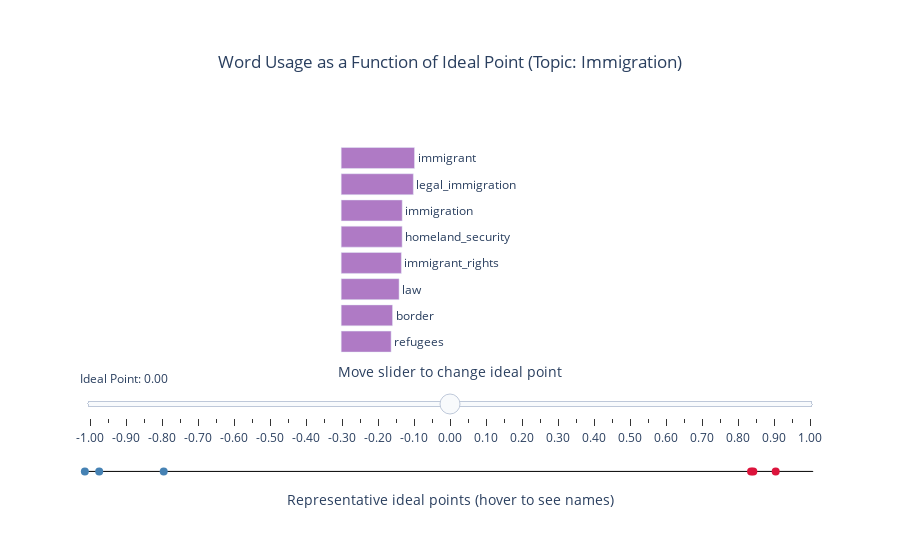

The notebook cell saved with this chart:
### Code cell
show_interactive(1)

### Figure 1 — Plotly figure (JSON) as saved in the notebook; plotly's stock layout.template omitted (floating-point values rounded to 4 significant figures)
{"data": [{"hoverinfo": "skip", "line": {"color": "black", "width": 1}, "marker": {"size": 1}, "type": "scatter", "x": [-1, 1], "y": [-0.53, -0.53]}, {"hoverinfo": "x+text", "marker": {"color": ["steelblue", "crimson", "steelblue", "crimson", "crimson", "steelblue"], "size": 8}, "mode": "markers", "text": ["Alex (D)", "John (R)", "Justicia (D)", "Lauren (R)", "Mark (R)", "Mona (D)"], "type": "scatter", "x": [-0.7892, 0.8979, -1.007, 0.8362, 0.8299, -0.9671], "y": [-0.53, -0.53, -0.53, -0.53, -0.53, -0.53]}, {"base": -0.3, "dy": 0.214, "hoverinfo": "skip", "marker": {"color": "rgb(175,122,197)"}, "orientation": "h", "text": ["dreamer", "daca", "broken_system", "refugees", "legal_immigration", "immigrant_rights", "immigrant", "america"], "textposition": "outside", "type": "bar", "visible": false, "x": [0.3051, 0.317, 0.3243, 0.3289, 0.3291, 0.3586, 0.3646, 0.389], "y0": 0.529}, {"base": -0.3, "dy": 0.214, "hoverinfo": "skip", "marker": {"color": "rgb(175,122,197)"}, "orientation": "h", "text": ["dreamer", "daca", "broken_system", "refugees", "legal_immigration", "immigrant_rights", "immigrant", "america"], "textposition": "outside", "type": "bar", "visible": false, "x": [0.282, 0.2932, 0.2995, 0.3136, 0.3201, 0.3438, 0.3528, 0.3655], "y0": 0.529}, {"base": -0.3, "dy": 0.214, "hoverinfo": "skip", "marker": {"color": "rgb(175,122,197)"}, "orientation": "h", "text": ["comprehensive_immigration_reform", "daca", "broken_system", "refugees", "legal_immigration", "immigrant_rights", "immigrant", "america"], "textposition": "outside", "type": "bar", "visible": false, "x": [0.2608, 0.2712, 0.2767, 0.2991, 0.3114, 0.3297, 0.3416, 0.3436], "y0": 0.529}, {"base": -0.3, "dy": 0.214, "hoverinfo": "skip", "marker": {"color": "rgb(175,122,197)"}, "orientation": "h", "text": ["comprehensive_immigration_reform", "daca", "broken_system", "refugees", "legal_immigration", "immigrant_rights", "america", "immigrant"], "textposition": "outside", "type": "bar", "visible": false, "x": [0.2414, 0.2509, 0.2557, 0.2853, 0.3029, 0.3162, 0.323, 0.3307], "y0": 0.529}, {"base": -0.3, "dy": 0.214, "hoverinfo": "skip", "marker": {"color": "rgb(175,122,197)"}, "orientation": "h", "text": ["comprehensive_immigration_reform", "daca", "broken_system", "refugees", "legal_immigration", "immigrant_rights", "america", "immigrant"], "textposition": "outside", "type": "bar", "visible": false, "x": [0.2235, 0.2322, 0.2364, 0.2722, 0.2947, 0.3033, 0.3038, 0.3202], "y0": 0.529}, {"base": -0.3, "dy": 0.214, "hoverinfo": "skip", "marker": {"color": "rgb(175,122,197)"}, "orientation": "h", "text": ["comprehensive_immigration_reform", "daca", "broken_system", "refugees", "america", "legal_immigration", "immigrant_rights", "immigrant"], "textposition": "outside", "type": "bar", "visible": false, "x": [0.207, 0.2149, 0.2186, 0.2598, 0.2857, 0.2868, 0.291, 0.3102], "y0": 0.529}, {"base": -0.3, "dy": 0.214, "hoverinfo": "skip", "marker": {"color": "rgb(175,122,197)"}, "orientation": "h", "text": ["comprehensive_immigration_reform", "daca", "broken_system", "refugees", "america", "legal_immigration", "immigrant_rights", "immigrant"], "textposition": "outside", "type": "bar", "visible": false, "x": [0.1918, 0.199, 0.2021, 0.248, 0.2688, 0.2791, 0.2793, 0.3005], "y0": 0.529}, {"base": -0.3, "dy": 0.214, "hoverinfo": "skip", "marker": {"color": "rgb(175,122,197)"}, "orientation": "h", "text": ["comprehensive_immigration_reform", "daca", "broken_system", "refugees", "america", "immigrant_rights", "legal_immigration", "immigrant"], "textposition": "outside", "type": "bar", "visible": false, "x": [0.1777, 0.1843, 0.1869, 0.2367, 0.253, 0.268, 0.2717, 0.2911], "y0": 0.529}, {"base": -0.3, "dy": 0.214, "hoverinfo": "skip", "marker": {"color": "rgb(175,122,197)"}, "orientation": "h", "text": ["comprehensive_immigration_reform", "daca", "broken_system", "refugees", "america", "immigrant_rights", "legal_immigration", "immigrant"], "textposition": "outside", "type": "bar", "visible": false, "x": [0.1647, 0.1707, 0.173, 0.226, 0.2381, 0.2573, 0.2645, 0.2821], "y0": 0.529}, {"base": -0.3, "dy": 0.214, "hoverinfo": "skip", "marker": {"color": "rgb(175,122,197)"}, "orientation": "h", "text": ["comprehensive_immigration_reform", "daca", "broken_system", "refugees", "america", "immigrant_rights", "legal_immigration", "immigrant"], "textposition": "outside", "type": "bar", "visible": false, "x": [0.1527, 0.1582, 0.1601, 0.2159, 0.2242, 0.247, 0.2576, 0.2735], "y0": 0.529}, {"base": -0.3, "dy": 0.214, "hoverinfo": "skip", "marker": {"color": "rgb(175,122,197)"}, "orientation": "h", "text": ["comprehensive_immigration_reform", "daca", "broken_system", "refugees", "america", "immigrant_rights", "legal_immigration", "immigrant"], "textposition": "outside", "type": "bar", "visible": false, "x": [0.1416, 0.1466, 0.1482, 0.2062, 0.2111, 0.2372, 0.2508, 0.2651], "y0": 0.529}, {"base": -0.3, "dy": 0.214, "hoverinfo": "skip", "marker": {"color": "rgb(175,122,197)"}, "orientation": "h", "text": ["homeland_security", "daca", "broken_system", "refugees", "america", "immigrant_rights", "legal_immigration", "immigrant"], "textposition": "outside", "type": "bar", "visible": false, "x": [0.1345, 0.1359, 0.1372, 0.197, 0.1988, 0.2278, 0.2443, 0.2571], "y0": 0.529}, {"base": -0.3, "dy": 0.214, "hoverinfo": "skip", "marker": {"color": "rgb(175,122,197)"}, "orientation": "h", "text": ["law", "immigration", "homeland_security", "america", "refugees", "immigrant_rights", "legal_immigration", "immigrant"], "textposition": "outside", "type": "bar", "visible": false, "x": [0.1338, 0.1349, 0.1382, 0.1873, 0.1882, 0.2188, 0.238, 0.2493], "y0": 0.529}, {"base": -0.3, "dy": 0.214, "hoverinfo": "skip", "marker": {"color": "rgb(175,122,197)"}, "orientation": "h", "text": ["law", "immigration", "homeland_security", "america", "refugees", "immigrant_rights", "legal_immigration", "immigrant"], "textposition": "outside", "type": "bar", "visible": false, "x": [0.1371, 0.1391, 0.142, 0.1765, 0.1799, 0.2102, 0.2319, 0.2418], "y0": 0.529}, {"base": -0.3, "dy": 0.214, "hoverinfo": "skip", "marker": {"color": "rgb(175,122,197)"}, "orientation": "h", "text": ["law", "immigration", "homeland_security", "america", "refugees", "immigrant_rights", "legal_immigration", "immigrant"], "textposition": "outside", "type": "bar", "visible": false, "x": [0.1406, 0.1435, 0.146, 0.1664, 0.172, 0.202, 0.2259, 0.2346], "y0": 0.529}, {"base": -0.3, "dy": 0.214, "hoverinfo": "skip", "marker": {"color": "rgb(175,122,197)"}, "orientation": "h", "text": ["law", "immigration", "homeland_security", "america", "refugees", "immigrant_rights", "legal_immigration", "immigrant"], "textposition": "outside", "type": "bar", "visible": false, "x": [0.1441, 0.1481, 0.1501, 0.1569, 0.1644, 0.1941, 0.2202, 0.2277], "y0": 0.529}, {"base": -0.3, "dy": 0.214, "hoverinfo": "skip", "marker": {"color": "rgb(175,122,197)"}, "orientation": "h", "text": ["law", "america", "immigration", "homeland_security", "refugees", "immigrant_rights", "legal_immigration", "immigrant"], "textposition": "outside", "type": "bar", "visible": false, "x": [0.1478, 0.1479, 0.1528, 0.1544, 0.1572, 0.1866, 0.2146, 0.2209], "y0": 0.529}, {"base": -0.3, "dy": 0.214, "hoverinfo": "skip", "marker": {"color": "rgb(175,122,197)"}, "orientation": "h", "text": ["america", "refugees", "law", "immigration", "homeland_security", "immigrant_rights", "legal_immigration", "immigrant"], "textposition": "outside", "type": "bar", "visible": false, "x": [0.1396, 0.1504, 0.1516, 0.1578, 0.1588, 0.1794, 0.2092, 0.2145], "y0": 0.529}, {"base": -0.3, "dy": 0.214, "hoverinfo": "skip", "marker": {"color": "rgb(175,122,197)"}, "orientation": "h", "text": ["border", "refugees", "law", "immigration", "homeland_security", "immigrant_rights", "legal_immigration", "immigrant"], "textposition": "outside", "type": "bar", "visible": false, "x": [0.1376, 0.1439, 0.1556, 0.1629, 0.1633, 0.1725, 0.204, 0.2082], "y0": 0.529}, {"base": -0.3, "dy": 0.214, "hoverinfo": "skip", "marker": {"color": "rgb(175,122,197)"}, "orientation": "h", "text": ["refugees", "border", "law", "immigrant_rights", "homeland_security", "immigration", "legal_immigration", "immigrant"], "textposition": "outside", "type": "bar", "visible": true, "x": [0.1377, 0.1416, 0.1596, 0.1659, 0.168, 0.1682, 0.1989, 0.2022], "y0": 0.529}, {"base": -0.3, "dy": 0.214, "hoverinfo": "skip", "marker": {"color": "rgb(175,122,197)"}, "orientation": "h", "text": ["refugees", "border", "immigrant_rights", "law", "homeland_security", "immigration", "legal_immigration", "immigrant"], "textposition": "outside", "type": "bar", "visible": false, "x": [0.1318, 0.1457, 0.1596, 0.1639, 0.1729, 0.1738, 0.194, 0.1964], "y0": 0.529}, {"base": -0.3, "dy": 0.214, "hoverinfo": "skip", "marker": {"color": "rgb(175,122,197)"}, "orientation": "h", "text": ["refugees", "border", "immigrant_rights", "law", "homeland_security", "immigration", "legal_immigration", "immigrant"], "textposition": "outside", "type": "bar", "visible": false, "x": [0.1261, 0.15, 0.1535, 0.1682, 0.178, 0.1796, 0.1893, 0.1908], "y0": 0.529}, {"base": -0.3, "dy": 0.214, "hoverinfo": "skip", "marker": {"color": "rgb(175,122,197)"}, "orientation": "h", "text": ["refugees", "immigrant_rights", "border", "law", "homeland_security", "legal_immigration", "immigrant", "immigration"], "textposition": "outside", "type": "bar", "visible": false, "x": [0.1208, 0.1477, 0.1544, 0.1727, 0.1833, 0.1846, 0.1854, 0.1856], "y0": 0.529}, {"base": -0.3, "dy": 0.214, "hoverinfo": "skip", "marker": {"color": "rgb(175,122,197)"}, "orientation": "h", "text": ["secure", "immigrant_rights", "border", "law", "immigrant", "legal_immigration", "homeland_security", "immigration"], "textposition": "outside", "type": "bar", "visible": false, "x": [0.1262, 0.1421, 0.159, 0.1774, 0.1801, 0.1802, 0.1887, 0.1918], "y0": 0.529}, {"base": -0.3, "dy": 0.214, "hoverinfo": "skip", "marker": {"color": "rgb(175,122,197)"}, "orientation": "h", "text": ["secure", "immigrant_rights", "border", "immigrant", "legal_immigration", "law", "homeland_security", "immigration"], "textposition": "outside", "type": "bar", "visible": false, "x": [0.1333, 0.1368, 0.1638, 0.1751, 0.1758, 0.1822, 0.1944, 0.1983], "y0": 0.529}, {"base": -0.3, "dy": 0.214, "hoverinfo": "skip", "marker": {"color": "rgb(175,122,197)"}, "orientation": "h", "text": ["immigrant_rights", "secure", "border", "immigrant", "legal_immigration", "law", "homeland_security", "immigration"], "textposition": "outside", "type": "bar", "visible": false, "x": [0.1317, 0.1409, 0.1687, 0.1702, 0.1716, 0.1872, 0.2003, 0.2051], "y0": 0.529}, {"base": -0.3, "dy": 0.214, "hoverinfo": "skip", "marker": {"color": "rgb(175,122,197)"}, "orientation": "h", "text": ["immigrant_rights", "secure", "immigrant", "legal_immigration", "border", "law", "homeland_security", "immigration"], "textposition": "outside", "type": "bar", "visible": false, "x": [0.1268, 0.149, 0.1655, 0.1675, 0.1738, 0.1923, 0.2063, 0.2121], "y0": 0.529}, {"base": -0.3, "dy": 0.214, "hoverinfo": "skip", "marker": {"color": "rgb(175,122,197)"}, "orientation": "h", "text": ["enforce", "secure", "immigrant", "legal_immigration", "border", "law", "homeland_security", "immigration"], "textposition": "outside", "type": "bar", "visible": false, "x": [0.1361, 0.1575, 0.1609, 0.1636, 0.179, 0.1976, 0.2127, 0.2195], "y0": 0.529}, {"base": -0.3, "dy": 0.214, "hoverinfo": "skip", "marker": {"color": "rgb(175,122,197)"}, "orientation": "h", "text": ["enforce", "immigrant", "legal_immigration", "secure", "border", "law", "homeland_security", "immigration"], "textposition": "outside", "type": "bar", "visible": false, "x": [0.1465, 0.1565, 0.1597, 0.1666, 0.1845, 0.2032, 0.2192, 0.2271], "y0": 0.529}, {"base": -0.3, "dy": 0.214, "hoverinfo": "skip", "marker": {"color": "rgb(175,122,197)"}, "orientation": "h", "text": ["illegal", "legal_immigration", "enforce", "secure", "border", "law", "homeland_security", "immigration"], "textposition": "outside", "type": "bar", "visible": false, "x": [0.1545, 0.156, 0.1578, 0.1763, 0.1902, 0.2089, 0.226, 0.2351], "y0": 0.529}, {"base": -0.3, "dy": 0.214, "hoverinfo": "skip", "marker": {"color": "rgb(175,122,197)"}, "orientation": "h", "text": ["amnesty", "illegal", "enforce", "secure", "border", "law", "homeland_security", "immigration"], "textposition": "outside", "type": "bar", "visible": false, "x": [0.1591, 0.1666, 0.1701, 0.1865, 0.1961, 0.2148, 0.233, 0.2434], "y0": 0.529}, {"base": -0.3, "dy": 0.214, "hoverinfo": "skip", "marker": {"color": "rgb(175,122,197)"}, "orientation": "h", "text": ["amnesty", "illegal", "enforce", "secure", "border", "law", "homeland_security", "immigration"], "textposition": "outside", "type": "bar", "visible": false, "x": [0.1711, 0.1796, 0.1833, 0.1974, 0.2021, 0.2209, 0.2404, 0.252], "y0": 0.529}, {"base": -0.3, "dy": 0.214, "hoverinfo": "skip", "marker": {"color": "rgb(175,122,197)"}, "orientation": "h", "text": ["amnesty", "illegal", "enforce", "border", "secure", "law", "homeland_security", "immigration"], "textposition": "outside", "type": "bar", "visible": false, "x": [0.1841, 0.1937, 0.1977, 0.2085, 0.209, 0.2272, 0.248, 0.261], "y0": 0.529}, {"base": -0.3, "dy": 0.214, "hoverinfo": "skip", "marker": {"color": "rgb(175,122,197)"}, "orientation": "h", "text": ["amnesty", "illegal", "enforce", "border", "secure", "law", "homeland_security", "immigration"], "textposition": "outside", "type": "bar", "visible": false, "x": [0.1981, 0.2089, 0.2132, 0.215, 0.2213, 0.2338, 0.2559, 0.2704], "y0": 0.529}, {"base": -0.3, "dy": 0.214, "hoverinfo": "skip", "marker": {"color": "rgb(175,122,197)"}, "orientation": "h", "text": ["amnesty", "border", "illegal", "enforce", "secure", "law", "homeland_security", "immigration"], "textposition": "outside", "type": "bar", "visible": false, "x": [0.2132, 0.2218, 0.2255, 0.23, 0.2344, 0.2406, 0.264, 0.2802], "y0": 0.529}, {"base": -0.3, "dy": 0.214, "hoverinfo": "skip", "marker": {"color": "rgb(175,122,197)"}, "orientation": "h", "text": ["border", "amnesty", "illegal", "law", "enforce", "secure", "homeland_security", "immigration"], "textposition": "outside", "type": "bar", "visible": false, "x": [0.2288, 0.2295, 0.2434, 0.2477, 0.2482, 0.2483, 0.2726, 0.2904], "y0": 0.529}, {"base": -0.3, "dy": 0.214, "hoverinfo": "skip", "marker": {"color": "rgb(175,122,197)"}, "orientation": "h", "text": ["illegal_immigrants", "amnesty", "law", "illegal", "secure", "enforce", "homeland_security", "immigration"], "textposition": "outside", "type": "bar", "visible": false, "x": [0.2466, 0.2472, 0.255, 0.2628, 0.2632, 0.268, 0.2814, 0.301], "y0": 0.529}, {"base": -0.3, "dy": 0.214, "hoverinfo": "skip", "marker": {"color": "rgb(175,122,197)"}, "orientation": "h", "text": ["law", "illegal_immigrants", "amnesty", "secure", "illegal", "enforce", "homeland_security", "immigration"], "textposition": "outside", "type": "bar", "visible": false, "x": [0.2625, 0.2658, 0.2662, 0.279, 0.2838, 0.2894, 0.2906, 0.3121], "y0": 0.529}, {"base": -0.3, "dy": 0.214, "hoverinfo": "skip", "marker": {"color": "rgb(175,122,197)"}, "orientation": "h", "text": ["law", "illegal_immigrants", "amnesty", "secure", "homeland_security", "illegal", "enforce", "immigration"], "textposition": "outside", "type": "bar", "visible": false, "x": [0.2704, 0.2867, 0.2868, 0.2958, 0.3001, 0.3067, 0.3126, 0.3237], "y0": 0.529}, {"base": -0.3, "dy": 0.214, "hoverinfo": "skip", "marker": {"color": "rgb(175,122,197)"}, "orientation": "h", "text": ["wall", "amnesty", "illegal_immigrants", "homeland_security", "secure", "illegal", "immigration", "enforce"], "textposition": "outside", "type": "bar", "visible": false, "x": [0.2786, 0.3091, 0.3092, 0.31, 0.3137, 0.3314, 0.3358, 0.3377], "y0": 0.529}, {"base": -0.3, "dy": 0.214, "hoverinfo": "skip", "marker": {"color": "rgb(175,122,197)"}, "orientation": "h", "text": ["wall", "homeland_security", "secure", "amnesty", "illegal_immigrants", "immigration", "illegal", "enforce"], "textposition": "outside", "type": "bar", "visible": false, "x": [0.2995, 0.3204, 0.3327, 0.3332, 0.3336, 0.3484, 0.3583, 0.3651], "y0": 0.529}], "layout": {"annotations": [{"font": {"size": 14}, "showarrow": false, "text": "Move slider to change ideal point", "x": 0.5, "xref": "paper", "y": 0.255, "yref": "paper"}], "paper_bgcolor": "rgba(0,0,0,0)", "plot_bgcolor": "rgba(0,0,0,0)", "showlegend": false, "sliders": [{"active": 20, "currentvalue": {"prefix": "Ideal Point: "}, "steps": [{"args": [{"visible": [true, true, true, false, false, false, false, false, false, false, false, false, false, false, false, false, false, false, false, false, false, false, false, false, false, false, false, false, false, false, false, false, false, false, false, false, false, false, false, false, false, false, false]}], "label": "-1.00", "method": "update"}, {"args": [{"visible": [true, true, false, true, false, false, false, false, false, false, false, false, false, false, false, false, false, false, false, false, false, false, false, false, false, false, false, false, false, false, false, false, false, false, false, false, false, false, false, false, false, false, false]}], "label": "-0.95", "method": "update"}, {"args": [{"visible": [true, true, false, false, true, false, false, false, false, false, false, false, false, false, false, false, false, false, false, false, false, false, false, false, false, false, false, false, false, false, false, false, false, false, false, false, false, false, false, false, false, false, false]}], "label": "-0.90", "method": "update"}, {"args": [{"visible": [true, true, false, false, false, true, false, false, false, false, false, false, false, false, false, false, false, false, false, false, false, false, false, false, false, false, false, false, false, false, false, false, false, false, false, false, false, false, false, false, false, false, false]}], "label": "-0.85", "method": "update"}, {"args": [{"visible": [true, true, false, false, false, false, true, false, false, false, false, false, false, false, false, false, false, false, false, false, false, false, false, false, false, false, false, false, false, false, false, false, false, false, false, false, false, false, false, false, false, false, false]}], "label": "-0.80", "method": "update"}, {"args": [{"visible": [true, true, false, false, false, false, false, true, false, false, false, false, false, false, false, false, false, false, false, false, false, false, false, false, false, false, false, false, false, false, false, false, false, false, false, false, false, false, false, false, false, false, false]}], "label": "-0.75", "method": "update"}, {"args": [{"visible": [true, true, false, false, false, false, false, false, true, false, false, false, false, false, false, false, false, false, false, false, false, false, false, false, false, false, false, false, false, false, false, false, false, false, false, false, false, false, false, false, false, false, false]}], "label": "-0.70", "method": "update"}, {"args": [{"visible": [true, true, false, false, false, false, false, false, false, true, false, false, false, false, false, false, false, false, false, false, false, false, false, false, false, false, false, false, false, false, false, false, false, false, false, false, false, false, false, false, false, false, false]}], "label": "-0.65", "method": "update"}, {"args": [{"visible": [true, true, false, false, false, false, false, false, false, false, true, false, false, false, false, false, false, false, false, false, false, false, false, false, false, false, false, false, false, false, false, false, false, false, false, false, false, false, false, false, false, false, false]}], "label": "-0.60", "method": "update"}, {"args": [{"visible": [true, true, false, false, false, false, false, false, false, false, false, true, false, false, false, false, false, false, false, false, false, false, false, false, false, false, false, false, false, false, false, false, false, false, false, false, false, false, false, false, false, false, false]}], "label": "-0.55", "method": "update"}, {"args": [{"visible": [true, true, false, false, false, false, false, false, false, false, false, false, true, false, false, false, false, false, false, false, false, false, false, false, false, false, false, false, false, false, false, false, false, false, false, false, false, false, false, false, false, false, false]}], "label": "-0.50", "method": "update"}, {"args": [{"visible": [true, true, false, false, false, false, false, false, false, false, false, false, false, true, false, false, false, false, false, false, false, false, false, false, false, false, false, false, false, false, false, false, false, false, false, false, false, false, false, false, false, false, false]}], "label": "-0.45", "method": "update"}, {"args": [{"visible": [true, true, false, false, false, false, false, false, false, false, false, false, false, false, true, false, false, false, false, false, false, false, false, false, false, false, false, false, false, false, false, false, false, false, false, false, false, false, false, false, false, false, false]}], "label": "-0.40", "method": "update"}, {"args": [{"visible": [true, true, false, false, false, false, false, false, false, false, false, false, false, false, false, true, false, false, false, false, false, false, false, false, false, false, false, false, false, false, false, false, false, false, false, false, false, false, false, false, false, false, false]}], "label": "-0.35", "method": "update"}, {"args": [{"visible": [true, true, false, false, false, false, false, false, false, false, false, false, false, false, false, false, true, false, false, false, false, false, false, false, false, false, false, false, false, false, false, false, false, false, false, false, false, false, false, false, false, false, false]}], "label": "-0.30", "method": "update"}, {"args": [{"visible": [true, true, false, false, false, false, false, false, false, false, false, false, false, false, false, false, false, true, false, false, false, false, false, false, false, false, false, false, false, false, false, false, false, false, false, false, false, false, false, false, false, false, false]}], "label": "-0.25", "method": "update"}, {"args": [{"visible": [true, true, false, false, false, false, false, false, false, false, false, false, false, false, false, false, false, false, true, false, false, false, false, false, false, false, false, false, false, false, false, false, false, false, false, false, false, false, false, false, false, false, false]}], "label": "-0.20", "method": "update"}, {"args": [{"visible": [true, true, false, false, false, false, false, false, false, false, false, false, false, false, false, false, false, false, false, true, false, false, false, false, false, false, false, false, false, false, false, false, false, false, false, false, false, false, false, false, false, false, false]}], "label": "-0.15", "method": "update"}, {"args": [{"visible": [true, true, false, false, false, false, false, false, false, false, false, false, false, false, false, false, false, false, false, false, true, false, false, false, false, false, false, false, false, false, false, false, false, false, false, false, false, false, false, false, false, false, false]}], "label": "-0.10", "method": "update"}, {"args": [{"visible": [true, true, false, false, false, false, false, false, false, false, false, false, false, false, false, false, false, false, false, false, false, true, false, false, false, false, false, false, false, false, false, false, false, false, false, false, false, false, false, false, false, false, false]}], "label": "-0.05", "method": "update"}, {"args": [{"visible": [true, true, false, false, false, false, false, false, false, false, false, false, false, false, false, false, false, false, false, false, false, false, true, false, false, false, false, false, false, false, false, false, false, false, false, false, false, false, false, false, false, false, false]}], "label": "0.00", "method": "update"}, {"args": [{"visible": [true, true, false, false, false, false, false, false, false, false, false, false, false, false, false, false, false, false, false, false, false, false, false, true, false, false, false, false, false, false, false, false, false, false, false, false, false, false, false, false, false, false, false]}], "label": "0.05", "method": "update"}, {"args": [{"visible": [true, true, false, false, false, false, false, false, false, false, false, false, false, false, false, false, false, false, false, false, false, false, false, false, true, false, false, false, false, false, false, false, false, false, false, false, false, false, false, false, false, false, false]}], "label": "0.10", "method": "update"}, {"args": [{"visible": [true, true, false, false, false, false, false, false, false, false, false, false, false, false, false, false, false, false, false, false, false, false, false, false, false, true, false, false, false, false, false, false, false, false, false, false, false, false, false, false, false, false, false]}], "label": "0.15", "method": "update"}, {"args": [{"visible": [true, true, false, false, false, false, false, false, false, false, false, false, false, false, false, false, false, false, false, false, false, false, false, false, false, false, true, false, false, false, false, false, false, false, false, false, false, false, false, false, false, false, false]}], "label": "0.20", "method": "update"}, {"args": [{"visible": [true, true, false, false, false, false, false, false, false, false, false, false, false, false, false, false, false, false, false, false, false, false, false, false, false, false, false, true, false, false, false, false, false, false, false, false, false, false, false, false, false, false, false]}], "label": "0.25", "method": "update"}, {"args": [{"visible": [true, true, false, false, false, false, false, false, false, false, false, false, false, false, false, false, false, false, false, false, false, false, false, false, false, false, false, false, true, false, false, false, false, false, false, false, false, false, false, false, false, false, false]}], "label": "0.30", "method": "update"}, {"args": [{"visible": [true, true, false, false, false, false, false, false, false, false, false, false, false, false, false, false, false, false, false, false, false, false, false, false, false, false, false, false, false, true, false, false, false, false, false, false, false, false, false, false, false, false, false]}], "label": "0.35", "method": "update"}, {"args": [{"visible": [true, true, false, false, false, false, false, false, false, false, false, false, false, false, false, false, false, false, false, false, false, false, false, false, false, false, false, false, false, false, true, false, false, false, false, false, false, false, false, false, false, false, false]}], "label": "0.40", "method": "update"}, {"args": [{"visible": [true, true, false, false, false, false, false, false, false, false, false, false, false, false, false, false, false, false, false, false, false, false, false, false, false, false, false, false, false, false, false, true, false, false, false, false, false, false, false, false, false, false, false]}], "label": "0.45", "method": "update"}, {"args": [{"visible": [true, true, false, false, false, false, false, false, false, false, false, false, false, false, false, false, false, false, false, false, false, false, false, false, false, false, false, false, false, false, false, false, true, false, false, false, false, false, false, false, false, false, false]}], "label": "0.50", "method": "update"}, {"args": [{"visible": [true, true, false, false, false, false, false, false, false, false, false, false, false, false, false, false, false, false, false, false, false, false, false, false, false, false, false, false, false, false, false, false, false, true, false, false, false, false, false, false, false, false, false]}], "label": "0.55", "method": "update"}, {"args": [{"visible": [true, true, false, false, false, false, false, false, false, false, false, false, false, false, false, false, false, false, false, false, false, false, false, false, false, false, false, false, false, false, false, false, false, false, true, false, false, false, false, false, false, false, false]}], "label": "0.60", "method": "update"}, {"args": [{"visible": [true, true, false, false, false, false, false, false, false, false, false, false, false, false, false, false, false, false, false, false, false, false, false, false, false, false, false, false, false, false, false, false, false, false, false, true, false, false, false, false, false, false, false]}], "label": "0.65", "method": "update"}, {"args": [{"visible": [true, true, false, false, false, false, false, false, false, false, false, false, false, false, false, false, false, false, false, false, false, false, false, false, false, false, false, false, false, false, false, false, false, false, false, false, true, false, false, false, false, false, false]}], "label": "0.70", "method": "update"}, {"args": [{"visible": [true, true, false, false, false, false, false, false, false, false, false, false, false, false, false, false, false, false, false, false, false, false, false, false, false, false, false, false, false, false, false, false, false, false, false, false, false, true, false, false, false, false, false]}], "label": "0.75", "method": "update"}, {"args": [{"visible": [true, true, false, false, false, false, false, false, false, false, false, false, false, false, false, false, false, false, false, false, false, false, false, false, false, false, false, false, false, false, false, false, false, false, false, false, false, false, true, false, false, false, false]}], "label": "0.80", "method": "update"}, {"args": [{"visible": [true, true, false, false, false, false, false, false, false, false, false, false, false, false, false, false, false, false, false, false, false, false, false, false, false, false, false, false, false, false, false, false, false, false, false, false, false, false, false, true, false, false, false]}], "label": "0.85", "method": "update"}, {"args": [{"visible": [true, true, false, false, false, false, false, false, false, false, false, false, false, false, false, false, false, false, false, false, false, false, false, false, false, false, false, false, false, false, false, false, false, false, false, false, false, false, false, false, true, false, false]}], "label": "0.90", "method": "update"}, {"args": [{"visible": [true, true, false, false, false, false, false, false, false, false, false, false, false, false, false, false, false, false, false, false, false, false, false, false, false, false, false, false, false, false, false, false, false, false, false, false, false, false, false, false, false, true, false]}], "label": "0.95", "method": "update"}, {"args": [{"visible": [true, true, false, false, false, false, false, false, false, false, false, false, false, false, false, false, false, false, false, false, false, false, false, false, false, false, false, false, false, false, false, false, false, false, false, false, false, false, false, false, false, false, true]}], "label": "1.00", "method": "update"}], "y": 0.35}], "title": {"text": "Word Usage as a Function of Ideal Point (Topic: Immigration)", "x": 0.5, "y": 0.9}, "xaxis": {"fixedrange": true, "range": [-1.02, 1.02], "showgrid": false, "showline": false, "showticklabels": false, "title": {"text": "Representative ideal points (hover to see names)"}, "zeroline": false}, "yaxis": {"fixedrange": true, "range": [-0.6, 2.5], "showgrid": false, "showline": false, "showticklabels": false, "zeroline": false}}}
